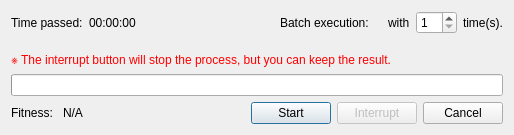
<?xml version="1.0" encoding="UTF-8"?>
<ui version="4.0">
 <class>Dialog</class>
 <widget class="QDialog" name="Dialog">
  <property name="geometry">
   <rect>
    <x>0</x>
    <y>0</y>
    <width>514</width>
    <height>135</height>
   </rect>
  </property>
  <property name="windowTitle">
   <string>Dimensional Synthesis</string>
  </property>
  <property name="windowIcon">
   <iconset resource="../../../../icons.qrc">
    <normaloff>:/icons/DimensionalSynthesis.png</normaloff>:/icons/DimensionalSynthesis.png</iconset>
  </property>
  <property name="modal">
   <bool>true</bool>
  </property>
  <layout class="QVBoxLayout" name="verticalLayout">
   <item>
    <layout class="QHBoxLayout" name="horizontalLayout_2">
     <item>
      <widget class="QLabel" name="label_6">
       <property name="text">
        <string>Time passed:</string>
       </property>
      </widget>
     </item>
     <item>
      <widget class="QLabel" name="time_label">
       <property name="text">
        <string>00:00:00</string>
       </property>
      </widget>
     </item>
     <item>
      <spacer name="horizontalSpacer_2">
       <property name="orientation">
        <enum>Qt::Horizontal</enum>
       </property>
       <property name="sizeHint" stdset="0">
        <size>
         <width>40</width>
         <height>20</height>
        </size>
       </property>
      </spacer>
     </item>
     <item>
      <widget class="QLabel" name="label_4">
       <property name="text">
        <string>Batch execution:</string>
       </property>
      </widget>
     </item>
     <item>
      <widget class="QLabel" name="batch_label"/>
     </item>
     <item>
      <widget class="QLabel" name="label_7">
       <property name="text">
        <string>with</string>
       </property>
      </widget>
     </item>
     <item>
      <widget class="QSpinBox" name="loopTime">
       <property name="minimum">
        <number>1</number>
       </property>
       <property name="maximum">
        <number>10</number>
       </property>
      </widget>
     </item>
     <item>
      <widget class="QLabel" name="label_5">
       <property name="text">
        <string>time(s).</string>
       </property>
      </widget>
     </item>
    </layout>
   </item>
   <item>
    <spacer name="verticalSpacer">
     <property name="orientation">
      <enum>Qt::Vertical</enum>
     </property>
     <property name="sizeHint" stdset="0">
      <size>
       <width>20</width>
       <height>40</height>
      </size>
     </property>
    </spacer>
   </item>
   <item>
    <widget class="QLabel" name="label_2">
     <property name="text">
      <string>&lt;html&gt;&lt;head/&gt;&lt;body&gt;&lt;p&gt;&lt;span style=&quot; color:#ff0000;&quot;&gt;※ The interrupt button will stop the process, but you can keep the result.&lt;/span&gt;&lt;/p&gt;&lt;/body&gt;&lt;/html&gt;</string>
     </property>
     <property name="wordWrap">
      <bool>true</bool>
     </property>
    </widget>
   </item>
   <item>
    <widget class="QProgressBar" name="progressBar"/>
   </item>
   <item>
    <layout class="QHBoxLayout" name="horizontalLayout">
     <property name="spacing">
      <number>6</number>
     </property>
     <item>
      <widget class="QLabel" name="label_3">
       <property name="text">
        <string>Fitness: </string>
       </property>
      </widget>
     </item>
     <item>
      <widget class="QLabel" name="fitness_label">
       <property name="text">
        <string>N/A</string>
       </property>
      </widget>
     </item>
     <item>
      <spacer name="horizontalSpacer">
       <property name="orientation">
        <enum>Qt::Horizontal</enum>
       </property>
       <property name="sizeHint" stdset="0">
        <size>
         <width>40</width>
         <height>20</height>
        </size>
       </property>
      </spacer>
     </item>
     <item>
      <widget class="QPushButton" name="start_button">
       <property name="text">
        <string>Start</string>
       </property>
      </widget>
     </item>
     <item>
      <widget class="QPushButton" name="interrupt_button">
       <property name="enabled">
        <bool>false</bool>
       </property>
       <property name="text">
        <string>Interrupt</string>
       </property>
      </widget>
     </item>
     <item>
      <widget class="QDialogButtonBox" name="buttonBox">
       <property name="sizePolicy">
        <sizepolicy hsizetype="Fixed" vsizetype="Fixed">
         <horstretch>0</horstretch>
         <verstretch>0</verstretch>
        </sizepolicy>
       </property>
       <property name="standardButtons">
        <set>QDialogButtonBox::Cancel</set>
       </property>
      </widget>
     </item>
    </layout>
   </item>
  </layout>
 </widget>
 <resources>
  <include location="../../../../icons.qrc"/>
 </resources>
 <connections>
  <connection>
   <sender>buttonBox</sender>
   <signal>rejected()</signal>
   <receiver>Dialog</receiver>
   <slot>reject()</slot>
   <hints>
    <hint type="sourcelabel">
     <x>266</x>
     <y>213</y>
    </hint>
    <hint type="destinationlabel">
     <x>199</x>
     <y>149</y>
    </hint>
   </hints>
  </connection>
 </connections>
</ui>
